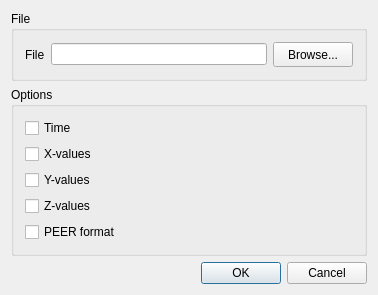
<?xml version="1.0" encoding="UTF-8"?>
<ui version="4.0">
 <class>RTimeSeriesDialogUi</class>
 <widget class="QWidget" name="RTimeSeriesDialogUi">
  <property name="geometry">
   <rect>
    <x>0</x>
    <y>0</y>
    <width>378</width>
    <height>292</height>
   </rect>
  </property>
  <property name="windowTitle">
   <string>Time Series</string>
  </property>
  <layout class="QVBoxLayout" name="verticalLayout_2">
   <item>
    <widget class="QGroupBox" name="fileGroupBox">
     <property name="title">
      <string>File</string>
     </property>
     <layout class="QHBoxLayout" name="horizontalLayout_2">
      <item>
       <widget class="QLabel" name="label">
        <property name="text">
         <string>File</string>
        </property>
        <property name="buddy">
         <cstring>lineEdit</cstring>
        </property>
       </widget>
      </item>
      <item>
       <widget class="QLineEdit" name="lineEdit">
        <property name="minimumSize">
         <size>
          <width>200</width>
          <height>0</height>
         </size>
        </property>
       </widget>
      </item>
      <item>
       <widget class="QPushButton" name="browseButton">
        <property name="minimumSize">
         <size>
          <width>25</width>
          <height>25</height>
         </size>
        </property>
        <property name="text">
         <string>Browse...</string>
        </property>
       </widget>
      </item>
     </layout>
    </widget>
   </item>
   <item>
    <widget class="QGroupBox" name="optionGroupBox">
     <property name="title">
      <string>Options</string>
     </property>
     <layout class="QVBoxLayout" name="verticalLayout">
      <item>
       <widget class="QCheckBox" name="TimeCheckBox">
        <property name="text">
         <string>Time</string>
        </property>
       </widget>
      </item>
      <item>
       <widget class="QCheckBox" name="XValuesCheckBox">
        <property name="text">
         <string>X-values</string>
        </property>
       </widget>
      </item>
      <item>
       <widget class="QCheckBox" name="YValuesCheckBox">
        <property name="text">
         <string>Y-values</string>
        </property>
       </widget>
      </item>
      <item>
       <widget class="QCheckBox" name="ZValuesCheckBox">
        <property name="text">
         <string>Z-values</string>
        </property>
       </widget>
      </item>
      <item>
       <widget class="QCheckBox" name="PEERCheckBox">
        <property name="text">
         <string>PEER format</string>
        </property>
       </widget>
      </item>
     </layout>
    </widget>
   </item>
   <item>
    <layout class="QHBoxLayout" name="horizontalLayout">
     <item>
      <spacer name="horizontalSpacer">
       <property name="orientation">
        <enum>Qt::Horizontal</enum>
       </property>
       <property name="sizeHint" stdset="0">
        <size>
         <width>40</width>
         <height>20</height>
        </size>
       </property>
      </spacer>
     </item>
     <item>
      <widget class="QPushButton" name="okButton">
       <property name="text">
        <string>OK</string>
       </property>
       <property name="default">
        <bool>true</bool>
       </property>
      </widget>
     </item>
     <item>
      <widget class="QPushButton" name="cancelButton">
       <property name="text">
        <string>Cancel</string>
       </property>
      </widget>
     </item>
    </layout>
   </item>
  </layout>
 </widget>
 <layoutdefault spacing="6" margin="11"/>
 <resources/>
 <connections/>
</ui>
